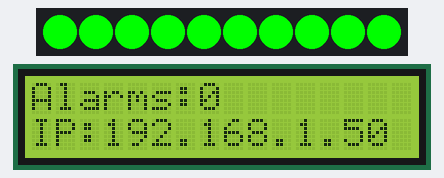
A sketch run on a simulated ESP32. Shown: 10 RGB LEDs in strip order, left to right, 16×2 character LCD. WiFi joins after 1.5 s; servers stay silent unless stated; what the sketch prints to the serial monitor is not drawn.

Above: at 1.7 s.

The sketch:

sketch.ino
```cpp
#include <WiFi.h>
#include <Wire.h>
#include <WebServer.h>
#include <LiquidCrystal_I2C.h>
#include <Adafruit_NeoPixel.h>

// ---------- Configuration ----------
constexpr uint8_t  LCD_ADDR = 0x27, LCD_COLS = 16, LCD_ROWS = 2;
constexpr uint8_t  STRIP_PIN = 18, NUM_PIXELS = 10, BRIGHTNESS = 255;  // 0-255
constexpr uint32_t CRITICAL_MS   = 2000;  // stay red this long after the last alert
constexpr uint32_t BLINK_MS      = 400;
constexpr uint32_t WIFI_RETRY_MS = 5000;
constexpr uint32_t WIFI_TIMEOUT  = 15000;
const char* TOKEN = "!CHANGEME!";           // HTTP is unencrypted, local network only

enum State : uint8_t { UNKNOWN, STABLE, CRITICAL };

LiquidCrystal_I2C lcd(LCD_ADDR, LCD_COLS, LCD_ROWS);
Adafruit_NeoPixel strip(NUM_PIXELS, STRIP_PIN, NEO_GRB + NEO_KHZ800);
WebServer server(80);

State        state = UNKNOWN;
bool         dirty = true, blinkOn = true;
unsigned int count = 0, rejected = 0;
uint32_t     lastAlert = 0, lastBlink = 0, lastWifiTry = 0;
char         detail[LCD_COLS + 1] = "";

// ---------- LED strip ----------
uint32_t stateColor() {
  switch (state) {
    case STABLE:   return strip.Color(0, 255, 0);
    case CRITICAL: return strip.Color(255, 0, 0);
    default:       return strip.Color(255, 140, 0);
  }
}

void showStrip(bool on) {
  strip.fill(on ? stateColor() : 0);
  strip.show();
}

// ---------- Display ----------
void printLine(uint8_t row, const char* text) {
  char buf[LCD_COLS + 1];
  snprintf(buf, sizeof buf, "%-*.*s", LCD_COLS, LCD_COLS, text);  // pad and cut to width, no flicker
  lcd.setCursor(0, row);
  lcd.print(buf);
}

void render() {
  char line[32];
  switch (state) {
    case STABLE:
      snprintf(line, sizeof line, "Alarms:%u", count);
      printLine(0, line);
      snprintf(line, sizeof line, "IP:%s", WiFi.localIP().toString().c_str());
      printLine(1, line);
      break;
    case CRITICAL:
      printLine(0, "!! CRITICAL !!");
      printLine(1, detail);
      break;
    default:
      printLine(0, "STATUS: UNKNOWN");
      printLine(1, "Connecting WiFi..");
  }
  blinkOn = true;
  lastBlink = millis();
  showStrip(true);
}

// ---------- States ----------
void setState(State s) {
  if (s == state) return;
  state = s;
  dirty = true;
}

void triggerCritical() {
  lastAlert = millis();
  state = CRITICAL;
  dirty = true;  // redraw even on repeated alerts (counter/text)
}

// ---------- Web server ----------
void handleAlert() {
  if (server.header("X-Token") != TOKEN) {
    rejected++;
    snprintf(detail, sizeof detail, "Wrong token x%u", rejected);
    triggerCritical();
    server.send(401, "text/plain", "no");
    return;
  }
  count++;
  snprintf(detail, sizeof detail, "SSH alarm #%u", count);
  triggerCritical();
  Serial.printf("Alarm #%u\n", count);
  server.send(200, "text/plain", "ok");
}

// ---------- Setup / Loop ----------
void setup() {
  Serial.begin(115200);
  strip.begin();
  strip.setBrightness(BRIGHTNESS);
  lcd.init();
  lcd.backlight();
  render();  // shows UNKNOWN at startup

  WiFi.mode(WIFI_STA);
  WiFi.setAutoReconnect(true);
  WiFi.begin("Wokwi-GUEST", "", 6); // !REMOVE if you're not using Private Iot Gateway or a Simulated Network!
  // Change to this -> WiFi.begin("SSID", "Password"); // It has to be an 2,4 GHz Network; Channel is automatically selected by the ESP32;
  uint32_t t0 = millis();
  while (WiFi.status() != WL_CONNECTED && millis() - t0 < WIFI_TIMEOUT) delay(100);
  Serial.println(WiFi.localIP());

  const char* keys[] = {"X-Token"};
  server.collectHeaders(keys, 1);
  server.on("/alert", HTTP_POST, handleAlert);
  server.begin();
}

void loop() {
  server.handleClient();
  uint32_t now = millis();

  // Determine state
  if (WiFi.status() != WL_CONNECTED) {
    setState(UNKNOWN);
    if (now - lastWifiTry >= WIFI_RETRY_MS) {
      lastWifiTry = now;
      WiFi.reconnect();
    }
  } else if (state == UNKNOWN) {
    setState(STABLE);
  } else if (state == CRITICAL && now - lastAlert >= CRITICAL_MS) {
    setState(STABLE);
  }

  // Redraw only on change, blink without delay()
  if (dirty) {
    dirty = false;
    render();
  } else if (state == CRITICAL && now - lastBlink >= BLINK_MS) {
    lastBlink = now;
    blinkOn = !blinkOn;
    showStrip(blinkOn);
  }
  delay(1);
}
```
